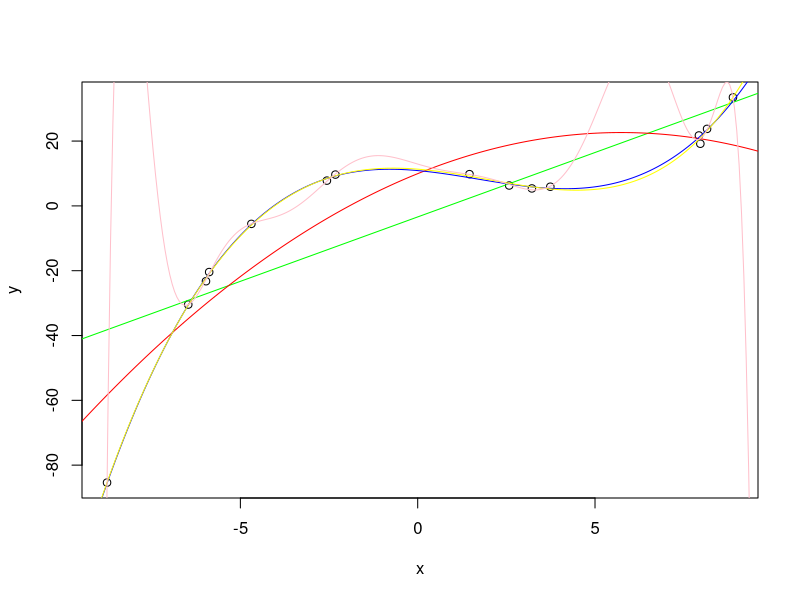
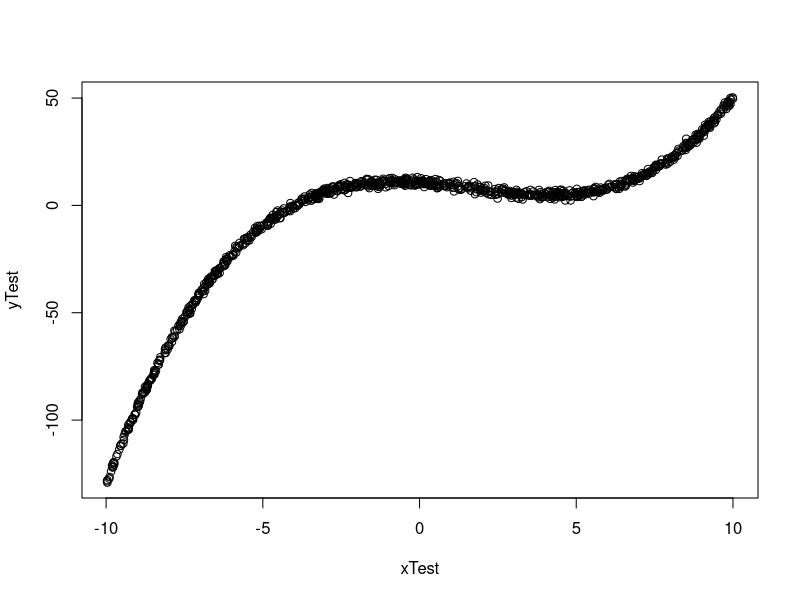
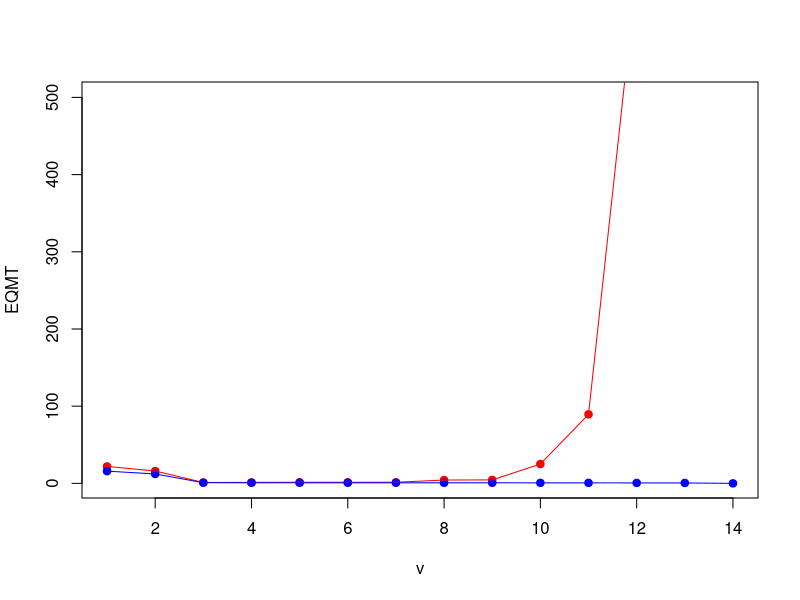

Recreate these plots in R, in order.

##########################################
#####  TP1 : Régression polynomiale  #####
##########################################


## Etape 1 : générer l'ensemble d'apprentissage
###############################################

set.seed(0)

generate <- function(n, nmin, nmax)
{
  # Génère n nombres aléatoires entre nmin et nmax
  x <- round(runif(n, min = nmin, max = nmax), digits = 2);
  # Génère un vecteur y des n valeurs précédentes selon notre fonction
  y <- 0.1*x^3 - 0.5*x^2 - x + 10 + rnorm(n, mean = 0.5, sd = 1);
  # Génère une matrice de n lignes et 2 colonnes a partir de ces 2 vecteurs
  mat <- matrix(c(x,y), nrow=n, ncol=2);
  # Retourne cette matrice
  return(mat);
}

# Génère un ensemble d'apprentissage de 15 points
n <- 15;
mat <- generate(n=n, nmin=-10, nmax=10)
x <- mat[,1];
y <- mat[,2];

# Visualise les points dans un plot
plot(x,y);


## Etape 2 : réaliser un modèle de prédiction
#############################################

# Génère des régressions polynomiales de degré 1, 2, 3, 6 et 12
model1 <- lm(y ~ poly(x,1));
model2 <- lm(y ~ poly(x,2));
model3 <- lm(y ~ poly(x,3));
model6 <- lm(y ~ poly(x,6));
model12 <- lm(y ~ poly(x,12));

# Génère un vecteur de 300 valeurs allant de -10 à 10
z = seq(from = -10, to = 10, length.out = 300);

# Réalise des prédictions sur z sur chacun des 5 modèles précédants
predict(model1, data.frame(x = z));
predict(model2, data.frame(x = z));
predict(model3, data.frame(x = z));
predict(model6, data.frame(x = z));
predict(model12, data.frame(x = z));

# Affiche chacune des prédictions sur le plot
lines(z, predict(model1, data.frame(x = z)), col="green", lty=1);
lines(z, predict(model2, data.frame(x = z)), col="red", lty=1);
lines(z, predict(model3, data.frame(x = z)), col="blue", lty=1);
lines(z, predict(model6, data.frame(x = z)), col="yellow", lty=1);
lines(z, predict(model12, data.frame(x = z)), col="pink", lty=1);


## Etape 3 : sélection du modèle
################################

# Génère un ensemble de test de 1000 points
nTest <- 1000;
test <- generate(n=nTest, nmin=-10, nmax=10);
xTest <- test[,1];
yTest <- test[,2];

# Affiche ces points dans un plot
plot(xTest,yTest);

v <- seq(1,14);
EQMT <- rep (0,14);
EQMA <- rep (0,14);

for (i in v) {
  
  model <- lm(y ~ poly(x,i));
  
  # Génère l'erreur quadratique moyenne sur l'ensemble test
  gTest <- predict(model, data.frame(x = xTest));
  EQMT[i] <- sqrt(sum( (yTest - gTest )^2 ) / nTest );
  
  # Génère l'erreur quadratique moyenne sur l'ensemble d'apprentissage
  g <- predict(model, data.frame(x = x));
  EQMA[i] <- sqrt(sum( (y - g)^2 ) / n );
  
}

plot(v, EQMT, ylim=c(1,500), col="red", pch=19);
points(v, EQMA, ylim=c(1,500), col="blue", pch=19);
lines(EQMT, col="red");
lines(EQMA, col="blue");


